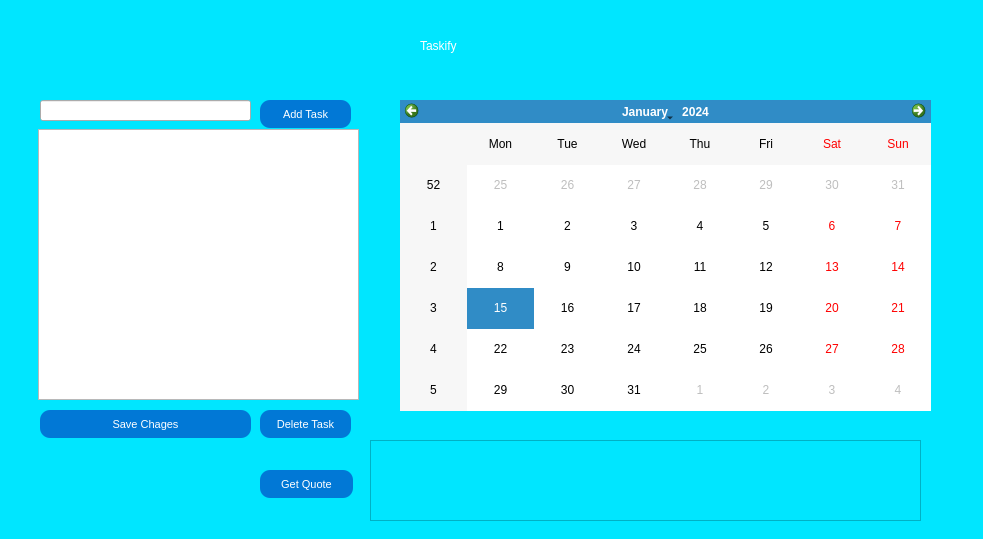
<?xml version="1.0" encoding="UTF-8"?>
<ui version="4.0">
 <class>Form</class>
 <widget class="QWidget" name="Form">
  <property name="enabled">
   <bool>true</bool>
  </property>
  <property name="geometry">
   <rect>
    <x>0</x>
    <y>0</y>
    <width>983</width>
    <height>539</height>
   </rect>
  </property>
  <property name="sizePolicy">
   <sizepolicy hsizetype="Fixed" vsizetype="Fixed">
    <horstretch>0</horstretch>
    <verstretch>0</verstretch>
   </sizepolicy>
  </property>
  <property name="windowTitle">
   <string>Form</string>
  </property>
  <property name="styleSheet">
   <string notr="true"/>
  </property>
  <widget class="QPushButton" name="saveButton">
   <property name="geometry">
    <rect>
     <x>40</x>
     <y>410</y>
     <width>211</width>
     <height>28</height>
    </rect>
   </property>
   <property name="styleSheet">
    <string notr="true">border-radius:10px;
background-color: #0178D6;
color:white;
font:8pt;
</string>
   </property>
   <property name="text">
    <string>Save Chages</string>
   </property>
  </widget>
  <widget class="QListWidget" name="tasksListWidget">
   <property name="geometry">
    <rect>
     <x>38</x>
     <y>129</y>
     <width>321</width>
     <height>271</height>
    </rect>
   </property>
   <property name="styleSheet">
    <string notr="true"/>
   </property>
  </widget>
  <widget class="QCalendarWidget" name="calendarWidget">
   <property name="geometry">
    <rect>
     <x>400</x>
     <y>100</y>
     <width>531</width>
     <height>311</height>
    </rect>
   </property>
   <property name="styleSheet">
    <string notr="true"/>
   </property>
  </widget>
  <widget class="QLineEdit" name="taskLineEdit">
   <property name="geometry">
    <rect>
     <x>40</x>
     <y>100</y>
     <width>211</width>
     <height>21</height>
    </rect>
   </property>
  </widget>
  <widget class="QWidget" name="bgwidget" native="true">
   <property name="geometry">
    <rect>
     <x>0</x>
     <y>0</y>
     <width>983</width>
     <height>544</height>
    </rect>
   </property>
   <property name="styleSheet">
    <string notr="true">background-color: 
rgb(0, 230, 255)</string>
   </property>
   <widget class="QLabel" name="label">
    <property name="geometry">
     <rect>
      <x>420</x>
      <y>0</y>
      <width>161</width>
      <height>91</height>
     </rect>
    </property>
    <property name="styleSheet">
     <string notr="true">font: 30pt &quot;MS Shell Dlg 2&quot;; color:rgb(255, 255, 255)</string>
    </property>
    <property name="text">
     <string>Taskify</string>
    </property>
   </widget>
   <widget class="QPushButton" name="deleteButton">
    <property name="geometry">
     <rect>
      <x>260</x>
      <y>410</y>
      <width>91</width>
      <height>28</height>
     </rect>
    </property>
    <property name="styleSheet">
     <string notr="true">border-radius:10px;
background-color: #0178D6;
color:white;
font:8pt;
</string>
    </property>
    <property name="text">
     <string>Delete Task</string>
    </property>
   </widget>
   <widget class="QPushButton" name="randomQuoteButton">
    <property name="geometry">
     <rect>
      <x>260</x>
      <y>470</y>
      <width>93</width>
      <height>28</height>
     </rect>
    </property>
    <property name="styleSheet">
     <string notr="true">border-radius:10px;
background-color: #0178D6;
color:white;
font:8pt;
</string>
    </property>
    <property name="text">
     <string>Get Quote</string>
    </property>
   </widget>
   <widget class="QPlainTextEdit" name="quoteTextEdit">
    <property name="geometry">
     <rect>
      <x>370</x>
      <y>440</y>
      <width>551</width>
      <height>81</height>
     </rect>
    </property>
    <property name="styleSheet">
     <string notr="true"/>
    </property>
    <property name="plainText">
     <string/>
    </property>
   </widget>
   <widget class="QPushButton" name="addButton">
    <property name="geometry">
     <rect>
      <x>260</x>
      <y>100</y>
      <width>91</width>
      <height>28</height>
     </rect>
    </property>
    <property name="styleSheet">
     <string notr="true">border-radius:10px;
background-color: #0178D6;
color:white;
font:8pt;
</string>
    </property>
    <property name="text">
     <string>Add Task</string>
    </property>
   </widget>
  </widget>
  <zorder>bgwidget</zorder>
  <zorder>saveButton</zorder>
  <zorder>tasksListWidget</zorder>
  <zorder>calendarWidget</zorder>
  <zorder>taskLineEdit</zorder>
 </widget>
 <resources/>
 <connections/>
</ui>
